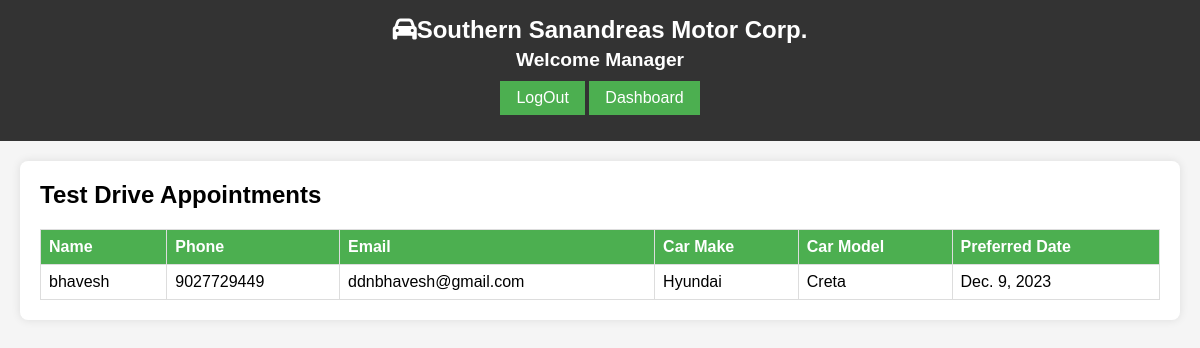
Screenshot of /testdrive with the database file from the repository.
### carshowroom/models.py (models this page shows)
class TestDrive(models.Model):
    name=models.CharField(max_length=100)
    phone=models.IntegerField()
    email=models.CharField(max_length=50)
    make = models.CharField(max_length=100)
    model = models.CharField(max_length=100)
    date = models.DateField()
    status = models.BooleanField(default=False)

### carshowroom/views.py (the view)
# urls.py: path('testdrive', views.testdrive, name="testdrive"),
def testdrive(request):
    c = TestDrive.objects.all()
    dic={'c':c}
    return render(request, 'testdrive.html',dic)

### template/testdrive.html (shortened to what this page needs)
{% load static %}
<!DOCTYPE html>
<html lang="en">
<head>
    <link rel="stylesheet" href="https://cdnjs.cloudflare.com/ajax/libs/font-awesome/6.4.0/css/all.min.css">
    <link rel="stylesheet" type="text/css" href="{% static 'viewinventory.css' %}">
</head>
<body>
    <header>
        <h1><i class="fas fa-car"></i>Southern Sanandreas Motor Corp.</h1>
        <h2>Welcome Manager</h2>
        <a href="{% url 'logoutuser' %}" class="btn">LogOut</a>
        <a href="{% url 'admindashboard' %}" class="btn">Dashboard</a>
    </header>
    <main>
        <div class="content-container">
            <h2>Test Drive Appointments</h2>
            <table>
                <thead>
                    <tr>
                        <th>Name</th>
                        <th>Phone</th>
                        <th>Email</th>
                        <th>Car Make</th>
                        <th>Car Model</th>
                        <th>Preferred Date</th>
                    </tr>
                </thead>
                <tbody>
                    {% for c in c %}
                        <tr>
                            <td>{{ c.name }}</td>
                            <td>{{ c.phone }}</td>
                            <td>{{ c.email }}</td>
                            <td>{{ c.make }}</td>
                            <td>{{ c.model }}</td>
                            <td>{{ c.date }}</td>
                        </tr>
                    {% endfor %}
                </tbody>
            </table>
        </div>
    </main>
</body>
</html>

### static/viewinventory.css (style rules this page uses)
* { margin: 0; padding: 0; box-sizing: border-box; }
body { font-family: 'Arial', sans-serif; background-color: #f5f5f5; }
header { background-color: #333; color: #fff; padding: 1em; text-align: center; }
header h1 { font-size: 1.5em; }
header h2 { font-size: 1.2em; margin-top: 5px; }
.btn { background-color: #4CAF50; color: white; padding: 8px 16px; text-align: center; text-decoration: none; display: inline-block; font-size: 16px; margin: 10px 0; cursor: pointer; }
main { margin: 20px; }
.content-container { background-color: #fff; padding: 20px; border-radius: 8px; box-shadow: 0 0 10px rgba(0, 0, 0, 0.1); }
table { width: 100%; border-collapse: collapse; margin-top: 20px; }
th, td { border: 1px solid #ddd; padding: 8px; text-align: left; }
th { background-color: #4CAF50; color: white; }
.content-container table { width: 100%; border-collapse: collapse; }
.content-container th, .content-container td { border: 1px solid #ddd; padding: 8px; text-align: left; }

### rows the page displays
TestDrive: name "bhavesh", phone "9027729449", email "ddnbhavesh@gmail.com", make "Hyundai", model "Creta", date "Dec. 9, 2023"
